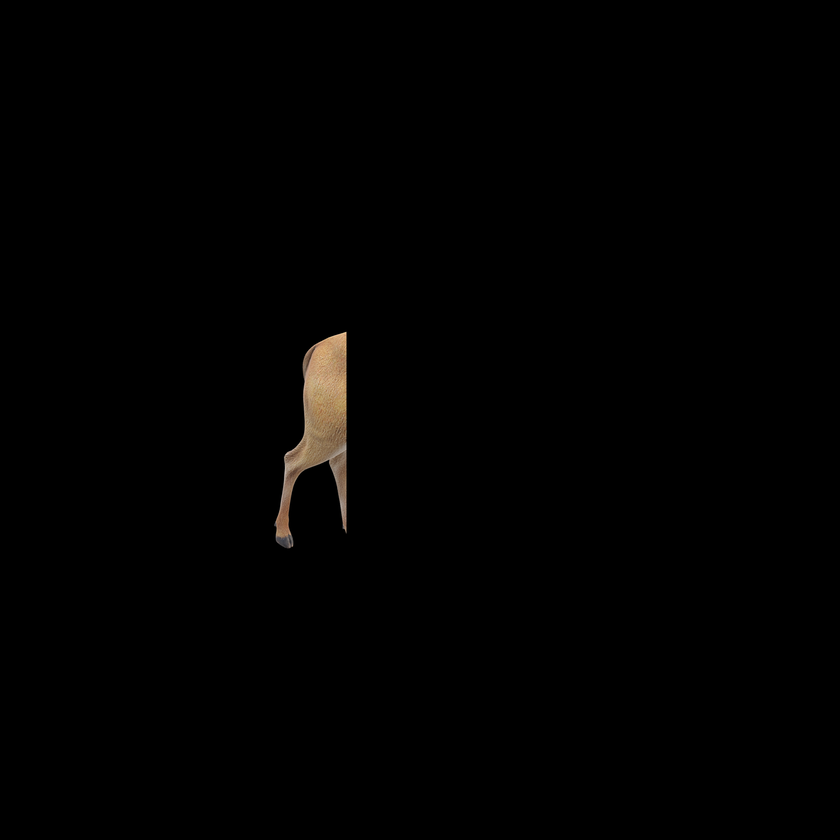
%> input picture For Exp in thesis/1.png, 840 x 840 px, shrunk from 1920 x 1920 before the run, given in place of 1.jpg, which was not available
$ octave ft2_matlib.m   (GNU Octave 9; MATLAB toolbox functions it lacks are replaced by stand-ins)
%> lines starting %> are read from the running program, lines starting %| are printed output that depends on the picture; pictures that were not available may be replaced by others from this repository, and a replacement may not be noted
clear all
close all
clc

im=imread("OriginalImage/1.jpg");
%> im is the input picture: size 840x840x3 uint8; mean R, G, B 1.7, 1.3, 1
figure (1)
imshow(im);

im_if=fft2(im);
phase=angle(im_if)*255;
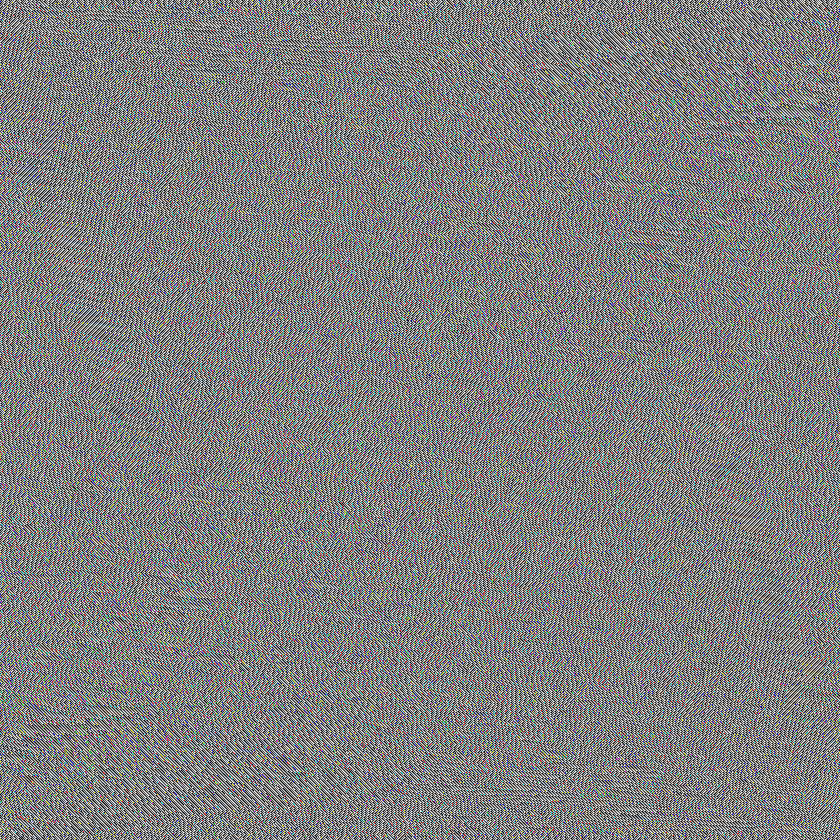
%> phase: size 840x840x3 double; mean R, G, B 0, 0, 0; drawn with min black and max white

phase_im=uint8(phase);
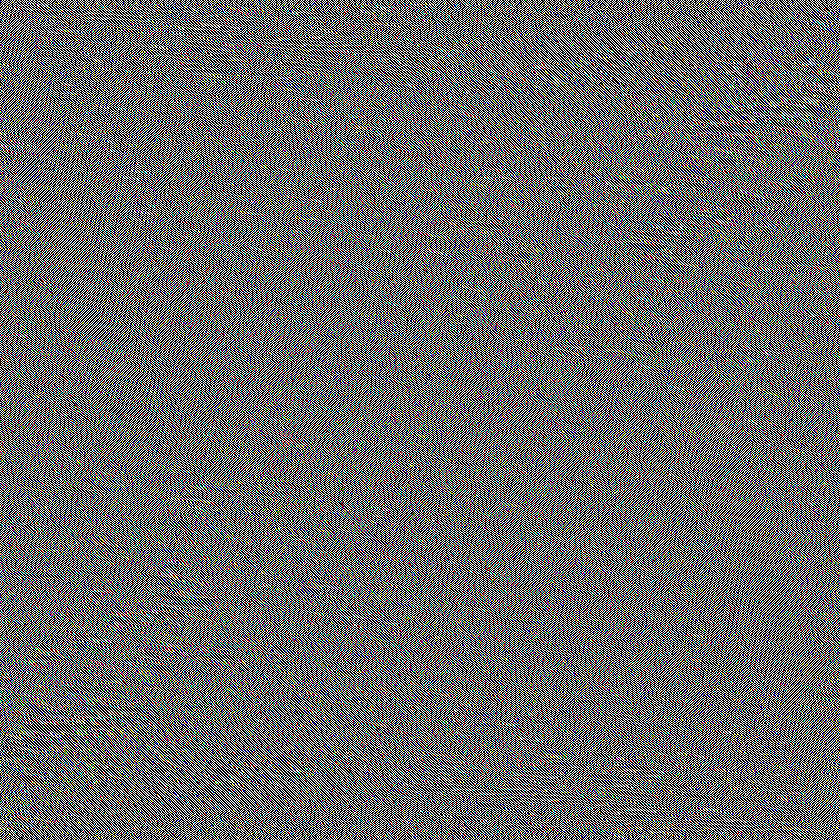
%> phase_im: size 840x840x3 uint8; mean R, G, B 107.2, 107.2, 107.2
phase_r=phase_im(:,:,1);
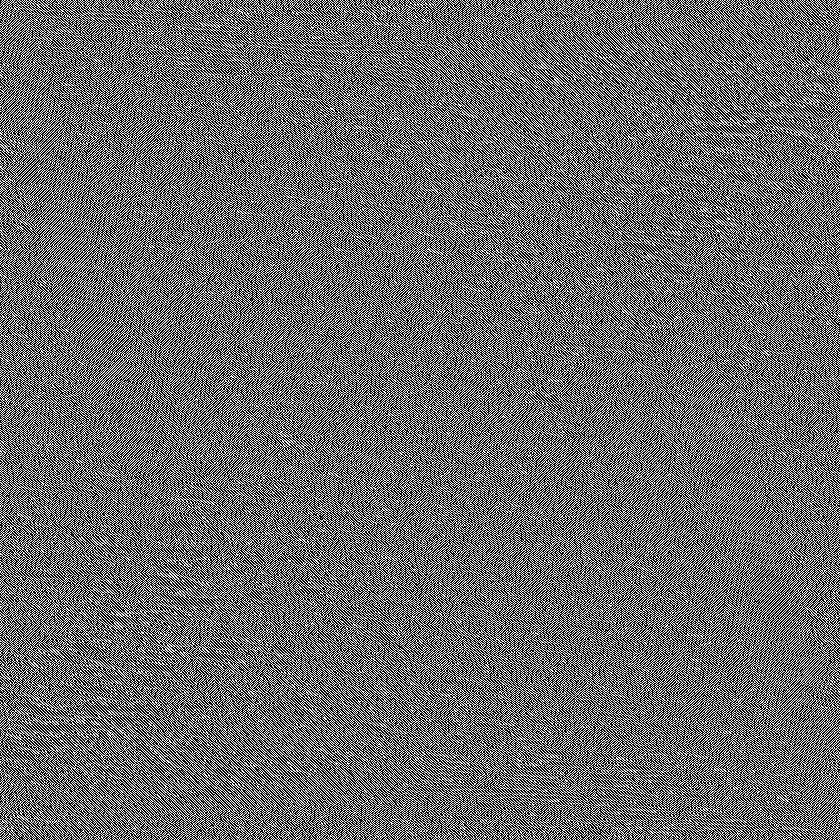
%> phase_r: size 840x840 uint8; min 0, max 255, mean 107.2
figure (2)
imshow(phase_im);

imwrite(phase_im, 'holo_mat.png');

$ run again, with For Exp in thesis/3.png copied over For Exp in thesis/1.png
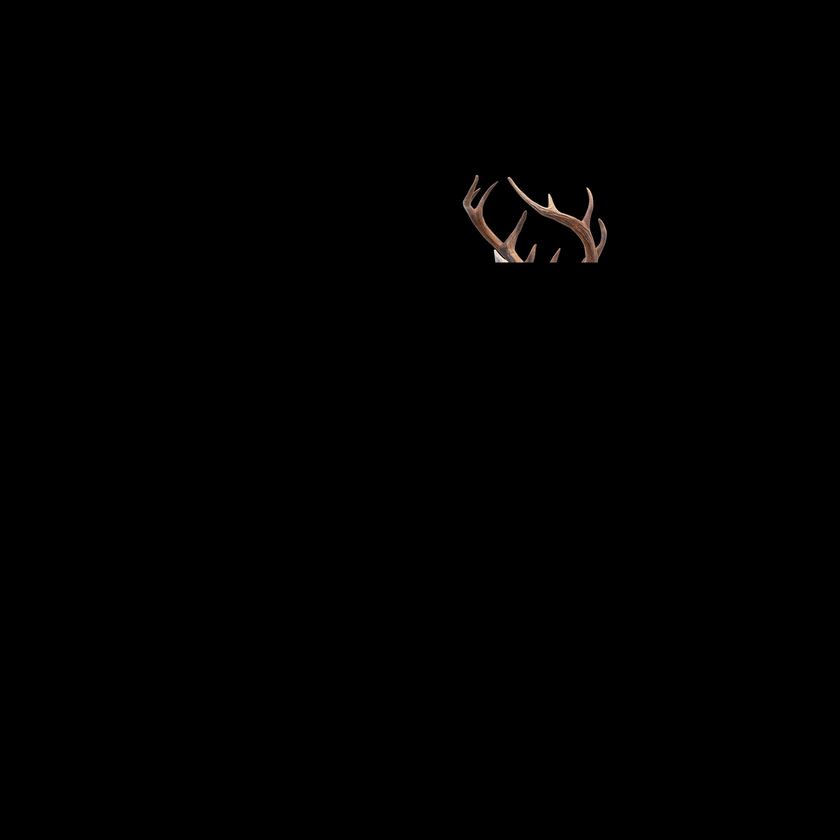
%> input picture For Exp in thesis/3.png, 840 x 840 px, shrunk from 1920 x 1920 before the run, given in place of 1.jpg, which was not available
%> im is the input picture: size 840x840x3 uint8; mean R, G, B 0.6, 0.5, 0.4
%> `phase=angle(im_if)*255;`:
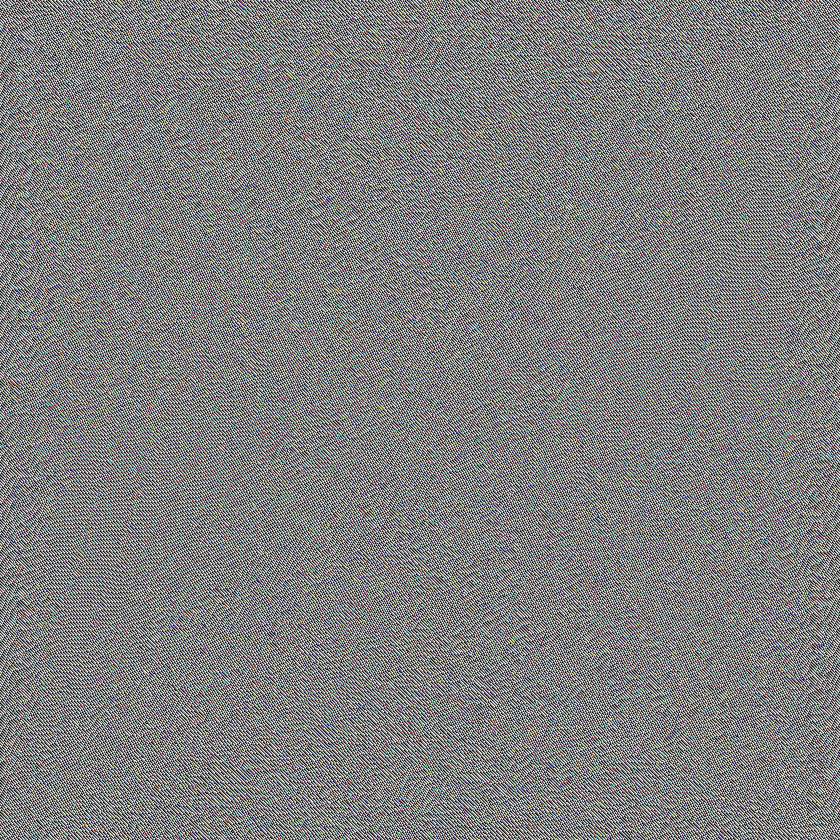
%> phase: size 840x840x3 double; mean R, G, B 0, 0, 0; drawn with min black and max white
%> `phase_r=phase_im(:,:,1);`:
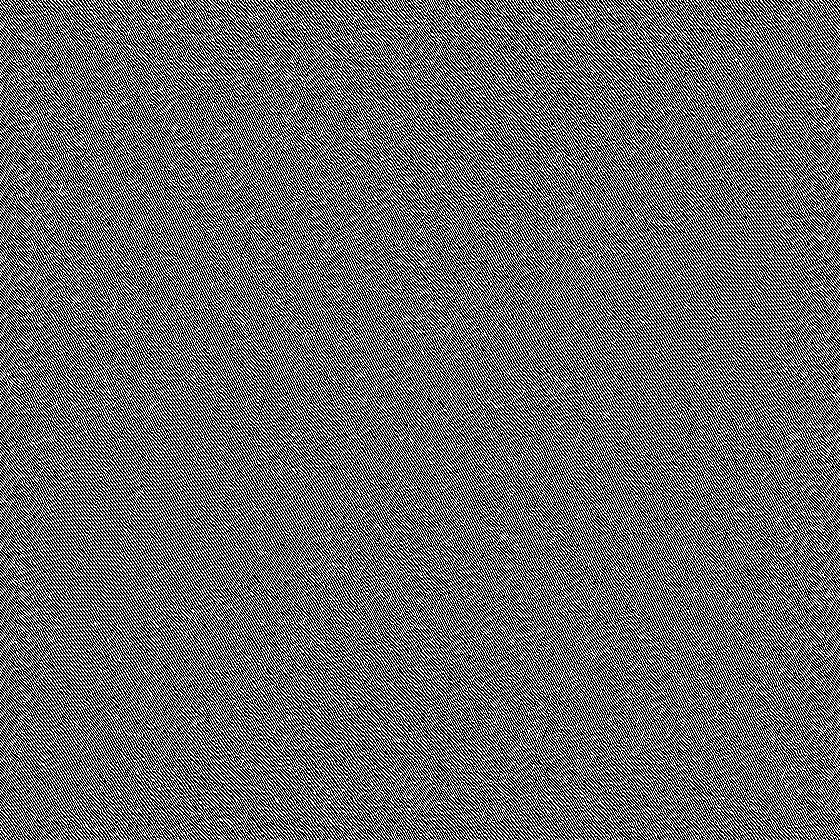
%> phase_r: size 840x840 uint8; min 0, max 255, mean 107.2
